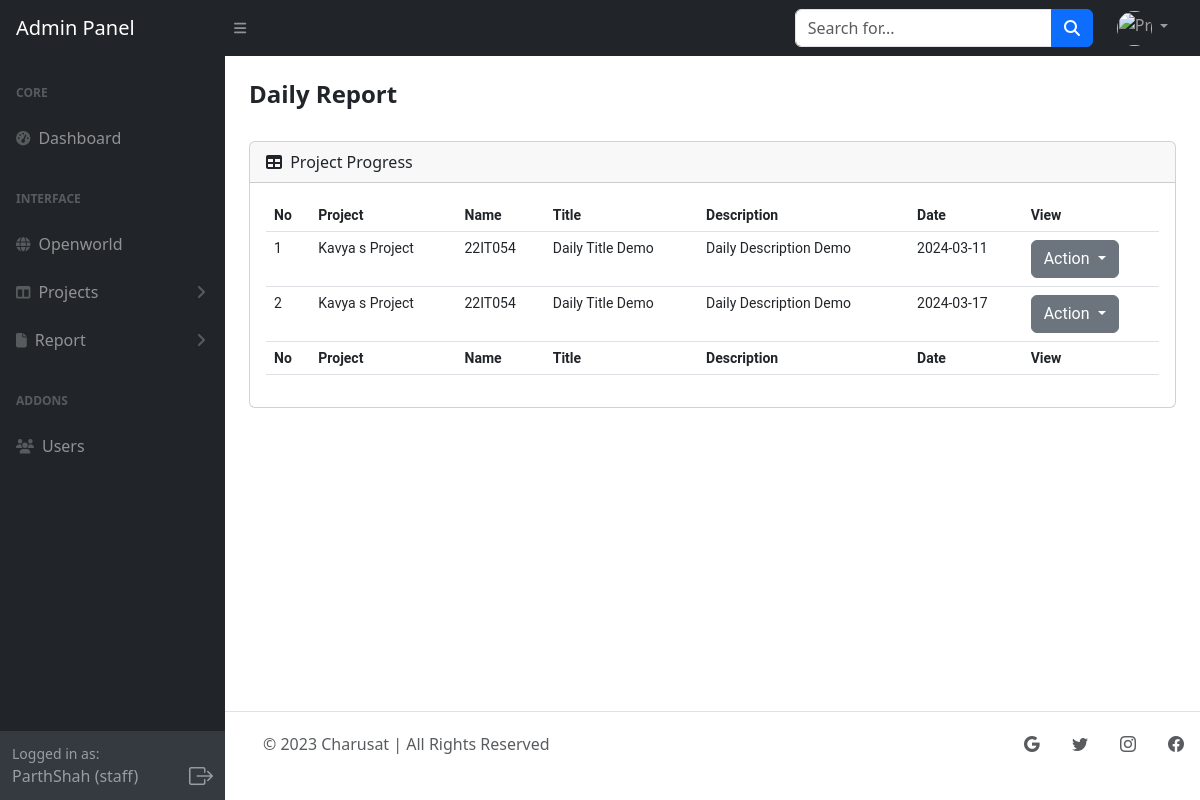
The page /Admin/includes/daily.php?XuTSGWHSYDSBWS4451544148356887248788=551638708071711025577 (signed in) on the database its author committed.
### tables this page shows
CREATE TABLE `faculty` (
  `id` int(20) NOT NULL,
  `Name` varchar(20) NOT NULL,
  `Email` varchar(40) NOT NULL,
  `Password` varchar(255) NOT NULL
);

CREATE TABLE `daily` (
  `Id` int(255) NOT NULL,
  `Collage_id` varchar(20) NOT NULL,
  `Title` varchar(40) NOT NULL,
  `Description` text NOT NULL,
  `Group_id` int(20) NOT NULL,
  `Date` date NOT NULL DEFAULT current_timestamp()
);

CREATE TABLE `projects` (
  `id` int(100) NOT NULL,
  `project_name` text DEFAULT NULL,
  `Description` text NOT NULL,
  `start_date` date DEFAULT current_timestamp(),
  `end_date` date DEFAULT '2023-09-05',
  `member_count` int(11) DEFAULT NULL,
  `f_id` int(100) NOT NULL,
  `open_project_id` int(20) NOT NULL DEFAULT 0,
  `status` int(11) NOT NULL DEFAULT 0
);

### Admin/includes/daily.php (the view, shortened to what this page needs)
<?php include_once "sidebar.php"?>
<?php include_once "dbconnect.php"?>
<link rel="stylesheet" href="https://cdn.jsdelivr.net/npm/bootstrap-icons@1.7.2/font/bootstrap-icons.css">
<div id="layoutSidenav_content">
    <main>
        <div class="container-fluid px-4">
            <h1 class="mt-4">Daily Report</h1>
            <br>
            <div class="card mb-4">
                <div class="card-header">
                    <i class="fas fa-table me-1"></i>
                    Project Progress
                </div>
                <div class="card-body">
                    <table id="datatablesSimple" class="table">
                        <thead>
                            <tr>
                                <th>No</th>
                                <th>Project</th>
                                <th>Name</th>
                                <th>Title</th>
                                <th>Description</th>
                                <th>Date</th>
                                <th>View</th>
                            </tr>
                        </thead>
                        <tfoot>
                            <tr>
                                <th>No</th>
                                <th>Project</th>
                                <th>Name</th>
                                <th>Title</th>
                                <th>Description</th>
                                <th>Date</th>
                                <th>View</th>
                            </tr>
                        </tfoot>
                        <tbody>
                            <?php
                             if (isset($_GET['XuTSGWHSYDSBWS4451544148356887248788'])) {
                              $parameterValue = $_GET['XuTSGWHSYDSBWS4451544148356887248788'];
                              $decodedValue = urldecode($parameterValue);
                              $groupId = substr($decodedValue, 0, strlen($groupId));
                          } else {
                              http_response_code(404);
                              exit;
                          }
                            $query = "SELECT * FROM daily WHERE Group_id = $groupId";
                            $result = $connection->query($query);
                            if ($result) {
                                $rowCounter = 1;
                                while ($row = $result->fetch_assoc()) {
                                    $username = $row['Collage_id'];
                                    $title = $row['Title'];
                                    $description = $row['Description'];
                                    $date = $row['Date'];
                                    $projectQuery = "SELECT project_name FROM projects WHERE id = $groupId";
                                    $projectResult = $connection->query($projectQuery);
                                    if ($projectResult && $projectRow = $projectResult->fetch_assoc()) {
                                        $projectName = $projectRow['project_name'];
                                    } else {
                                        $projectName = "N/A";
                                    }
                                    ?>
                                    <tr>
                                        <td><?php echo $rowCounter; ?></td>
                                        <td><?php echo $projectName; ?></td>
                                        <td><?php echo $username; ?></td>
                                        <td><?php echo $title; ?></td>
                                        <td class="description-cell"><?php echo $description; ?></td>
                                        <td><?php echo $date; ?></td>
                                        <td>
                                        <div class="dropdown">
                                            <button class="btn btn-secondary dropdown-toggle" type="button" id="dropdownMenuButton" data-toggle="dropdown" aria-haspopup="true" aria-expanded="false">
                                            Action
                                            </button>
                                        </div>
                                    </td>
                                    </tr>
                                    <?php
                                    $rowCounter++;
                                }
                            }
                            ?>
                        </tbody>
                    </table>
                </div>
            </div>
        </div>
    </main>
    <?php include_once "footer.php"?>
</div>

### Admin/includes/sidebar.php (shortened to what this page needs)
    <?php include "dbconnect.php"?>
<!DOCTYPE html>
<html lang="en">
    <head>
         <link href="https://cdn.jsdelivr.net/npm/simple-datatables@7.1.2/dist/style.min.css" rel="stylesheet" />
        <link href="../assets/css/style.css" rel="stylesheet" />
    </head>
    <body class="sb-nav-fixed">
    <nav class="sb-topnav navbar navbar-expand navbar-dark bg-dark">
    <a class="navbar-brand ps-3" href="dashboard.php">Admin Panel</a>
    <button class="btn btn-link btn-sm order-1 order-lg-0 me-4 me-lg-0" id="sidebarToggle" href="#!"><i class="fas fa-bars"></i></button>
    <form class="d-none d-md-inline-block form-inline ms-auto me-0 me-md-3 my-2 my-md-0">
        <div class="input-group">
            <input class="form-control" type="text" id="searchInput" placeholder="Search for..." aria-label="Search for..." aria-describedby="btnNavbarSearch" />
            <button class="btn btn-primary" type="button"><i class="fas fa-search"></i></button>
        </div>
    </form>
    <ul class="navbar-nav ms-auto ms-md-0 me-3 me-lg-4 ml-auto">
        <li class="nav-item dropdown">
            <a class="nav-link dropdown-toggle" id="navbarDropdown" role="button" data-bs-toggle="dropdown" aria-expanded="false">
                <img src="https://cdn-icons-png.flaticon.com/512/6596/6596121.png" class="profile-photo" alt="Profile Photo">
            </a>
        </li>
    </ul>
</nav>
        <div id="layoutSidenav">
            <div id="layoutSidenav_nav">
                <nav class="sb-sidenav accordion sb-sidenav-dark" id="sidenavAccordion">
                    <div class="sb-sidenav-menu">
                        <div class="nav">
                            <div class="sb-sidenav-menu-heading">Core</div>
                            <a class="nav-link" href="dashboard.php">
                                <div class="sb-nav-link-icon"><i class="fas fa-tachometer-alt"></i></div>
                                Dashboard
                            </a>
                            <div class="sb-sidenav-menu-heading">Interface</div>
                            <a class="nav-link" href="openworld.php">
                            <div class="sb-nav-link-icon"><i class="fas fa-globe"></i></div>
                                Openworld
                            </a>
                            <a class="nav-link collapsed" href="#" data-bs-toggle="collapse" data-bs-target="#collapseLayouts" aria-expanded="false" aria-controls="collapseLayouts">
                                <div class="sb-nav-link-icon"><i class="fas fa-columns"></i></div>
                                Projects
                                <div class="sb-sidenav-collapse-arrow"><i class="fas fa-angle-down"></i></div>
                            </a>
                            <a class="nav-link collapsed" href="#" data-bs-toggle="collapse" data-bs-target="#collapsePages" aria-expanded="false" aria-controls="collapsePages">
                                <div class="sb-nav-link-icon"><i class="fas fa-file"></i></div>
                                Report
                                <div class="sb-sidenav-collapse-arrow"><i class="fas fa-angle-down"></i></div>
                            </a>
                            <?php
                            $sessionId = $_SESSION['user_id'];
                            $query = "SELECT id, status FROM projects WHERE f_id = $sessionId";
                            ?>
                                          <?php
                                          $result = $connection->query($query);
                                          if ($result && $result->num_rows > 0) {
                                              while ($row = $result->fetch_assoc()) {
                                                  $groupId = $row['id'];
                                              }
                                          }
                                          ?>
                            <div class="sb-sidenav-menu-heading">Addons</div>
                              <a class="nav-link" id="user-link" href="users.php?user_id=<?php echo $sessionId; ?>">
                            <div class="sb-nav-link-icon"><i class="fas fa-users"></i></div>
                            Users
                        </a>
                        </div>
                    </div>
                    <?php
                  $userQuery = "SELECT Name FROM faculty WHERE id = $sessionId";
                  $userResult = mysqli_query($connection, $userQuery);
                  $userRow = mysqli_fetch_assoc($userResult);
                  $username = $userRow['Name'];
                  ?>
         <div class="sb-sidenav-footer">
        <div class="small">Logged in as:</div>
        <div class="d-flex justify-content-between align-items-center">
          <div><?php echo $username; ?> (staff)</div>
          <div>
            <a href="logout.php" class="logout-icon" style="color: rgba(255, 255, 255, 0.5);">
              <i class="bi bi-box-arrow-right fs-4 logout-icon-hover" style="font-size: 24px;"></i>
            </a>
          </div>
        </div>
      </div>
                </nav>
                </div>
    </body>
</html>

### Admin/includes/footer.php (shortened to what this page needs)
<!DOCTYPE html>
<html lang="en">
<head>
  <link rel="stylesheet" href="https://cdn.jsdelivr.net/npm/bootstrap@5.3.0/dist/css/bootstrap.min.css">
  <link href="https://cdn.jsdelivr.net/npm/bootstrap-icons@1.7.2/font/bootstrap-icons.css" rel="stylesheet">
</head>
<body>
  <footer class="d-flex flex-wrap justify-content-between align-items-center py-3 my-4 border-top">
    <div class="col-md-4 d-flex align-items-center">
      <a href="/" class="mb-3 me-2 mb-md-0 text-muted text-decoration-none lh-1">
        <svg class="bi" width="30" height="24"><use xlink:href="#bootstrap"></use></svg>
      </a>
      <span class="mb-3 mb-md-0 text-muted">© 2023 Charusat | All Rights Reserved</span>
    </div>
    <ul class="nav col-md-4 justify-content-end list-unstyled">
  <li class="nav-item"><a class="nav-link text-muted" href="https://charusat.ac.in"><i class="bi bi-google"></i></a></li>
  <li class="nav-item"><a class="nav-link text-muted" href="#"><i class="bi bi-twitter"></i></a></li>
  <li class="nav-item"><a class="nav-link text-muted" href="#"><i class="bi bi-instagram"></i></a></li>
  <li class="nav-item"><a class="nav-link text-muted" href="#"><i class="bi bi-facebook"></i></a></li>
</ul>
  </footer>
</body>
</html>

### Admin/includes/sidebar.php (style rules this page uses)
.sb-nav-fixed #layoutSidenav #layoutSidenav_nav .sb-sidenav .sb-sidenav-menu { overflow-y: scroll; }
.profile-photo { width: 35px; height: 35px; border-radius: 50%; object-fit: cover; }
.logout-icon-hover { color: rgba(255, 255, 255, 0.5); transition: color 0.3s ease; }

### Admin/includes/footer.php (style rules this page uses)
.my-4 { margin-top: 8.5rem !important; }

### Admin/includes/daily.php (style rules this page uses)
h1 { font-size: 24px; font-weight: bold; }
.table { font-size: 14px; }

### rows shown on the page
faculty: Name "ParthShah"
daily: projects.project_name "Kavya s Project", Collage "22IT054", Title "Daily Title Demo", Description "Daily Description Demo", Date "2024-03-11"
daily: projects.project_name "Kavya s Project", Collage "22IT054", Title "Daily Title Demo", Description "Daily Description Demo", Date "2024-03-17"
